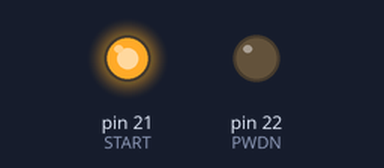
Bench run of a sketch on a simulated Arduino Mega 2560, built for the host (arithmetic inside an expression is 32-bit, double 64-bit). Shown: output pins drawn as LEDs (lit = HIGH). Pins used as bus, display or sensor lines are not drawn; what the sketch prints to the serial monitor is not drawn.

Above: at 0.3 s.
Timing chart, 0 to 1.8 s (numbered marks = the images above):
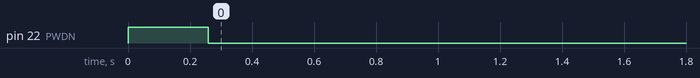

The sketch:

MAIN.ino
```cpp
#include <SPI.h>
#include "Definitions.h"

// Pin Definitions
#define CS 5  // Chip Select Pin
#define PWDN 22
#define RESET 16
#define START 21
#define DRDY 17
#define CLKSEL 4


// SPI Settings (Define these constants)
const uint32_t SPI_CLOCK = 1000000;
const uint8_t BIT_ORDER = MSBFIRST;
const uint8_t SPI_MODE = SPI_MODE1;

// Print Register Values
void printRegisterValue(uint8_t address, uint8_t value) {
    Serial.print("Reg 0x");
    if (address < 0x10) Serial.print("0");  // Pad single-digit HEX
    Serial.print(address, HEX);
    Serial.print(" = 0x");
    if (value < 0x10) Serial.print("0");
    Serial.println(value, HEX);
}

// WREG
void WREG(uint8_t register_address, uint8_t register_num, uint8_t* register_data) {
    SPI.beginTransaction(SPISettings(SPI_CLOCK, BIT_ORDER, SPI_MODE));

    uint8_t cb1 = (_WREG) | register_address;
    uint8_t cb2 = register_num - 1;

    digitalWrite(CS, LOW);  // Enable Chip
    SPI.transfer(_SDATAC);  // Stop Read Data Continuous
    SPI.transfer(cb1);
    SPI.transfer(cb2);
    for (int i = 0; i <= cb2; i++) {
        SPI.transfer(register_data[i]);
        printRegisterValue(register_address + i, register_data[i]);
    }
    digitalWrite(CS, HIGH);
    delayMicroseconds(10);  // CS recovery time

    SPI.endTransaction();
}

// RREG
void RREG(uint8_t register_address, uint8_t register_num) {
    SPI.beginTransaction(SPISettings(SPI_CLOCK, BIT_ORDER, SPI_MODE));

    uint8_t cb1 = (_RREG) | register_address;  // Command byte: RREG + address
    uint8_t cb2 = register_num - 1;            // Number of registers to read - 1

    digitalWrite(CS, LOW);  // Select ADS1299
    SPI.transfer(_SDATAC);  // Stop Read Data Continuous
    SPI.transfer(cb1);
    SPI.transfer(cb2);

    Serial.println("\n--- Register Read ---");
    for (int i = 0; i <= cb2; i++) {
        uint8_t data = SPI.transfer(0x00);  // Read register
        printRegisterValue(register_address + i, data);
    }
    digitalWrite(CS, HIGH);  // Deselect ADS1299
    delayMicroseconds(10);   // Short delay for stability
    SPI.endTransaction();
}

// Read Data Commands
void RDATAC() {
    SPI.beginTransaction(SPISettings(SPI_CLOCK, BIT_ORDER, SPI_MODE));
    digitalWrite(CS, LOW);
    SPI.transfer(_RDATAC);
    digitalWrite(CS, HIGH);
    SPI.endTransaction();
}

void SDATAC() {
    SPI.beginTransaction(SPISettings(SPI_CLOCK, BIT_ORDER, SPI_MODE));
    digitalWrite(CS, LOW);
    SPI.transfer(_SDATAC);
    digitalWrite(CS, HIGH);
    SPI.endTransaction();
}

void RDATA() {
    SPI.beginTransaction(SPISettings(SPI_CLOCK, BIT_ORDER, SPI_MODE));
    digitalWrite(CS, LOW);

    // Send RDATA command (0x12)
    SPI.transfer(_RDATA);

    // Read status byte (optional but recommended)
    uint8_t status = SPI.transfer(0x00); // Dummy write to read status
    Serial.print("Status: 0x"); Serial.println(status, HEX);

    // Read 24-bit data for each channel (assuming 8 channels)
    for (int i = 0; i < 24; i++) { // 8 channels × 3 bytes each
        uint8_t data_byte = SPI.transfer(0x00); // Dummy write to read data
        Serial.print("Byte "); Serial.print(i);
        Serial.print(": 0x"); Serial.println(data_byte, HEX);
    }

    digitalWrite(CS, HIGH);
    SPI.endTransaction();
}

// System Commands
void WAKEUP() {
    SPI.beginTransaction(SPISettings(SPI_CLOCK, BIT_ORDER, SPI_MODE));
    digitalWrite(CS, LOW);
    SPI.transfer(_WAKEUP);
    digitalWrite(CS, HIGH);
    delayMicroseconds(4);  // Must wait at least 4 tCLK cycles (Datasheet, pg. 35)
    SPI.endTransaction();
}

void STANDBY() {
    SPI.beginTransaction(SPISettings(SPI_CLOCK, BIT_ORDER, SPI_MODE));
    digitalWrite(CS, LOW);
    SPI.transfer(_STANDBY);
    digitalWrite(CS, HIGH);
    SPI.endTransaction();
}

void RESET_IC() {
    SPI.beginTransaction(SPISettings(SPI_CLOCK, BIT_ORDER, SPI_MODE));
    digitalWrite(CS, LOW);
    SPI.transfer(_RESET);
    digitalWrite(CS, HIGH);
    delay(10);  // Reset delay (Datasheet requirement)
    SPI.endTransaction();
}

void START_IC() {
    SPI.beginTransaction(SPISettings(SPI_CLOCK, BIT_ORDER, SPI_MODE));
    digitalWrite(CS, LOW);
    SPI.transfer(_START);
    digitalWrite(CS, HIGH);
    SPI.endTransaction();
}

void STOP() {
    SPI.beginTransaction(SPISettings(SPI_CLOCK, BIT_ORDER, SPI_MODE));
    digitalWrite(CS, LOW);
    SPI.transfer(_STOP);
    digitalWrite(CS, HIGH);
    SPI.endTransaction();
}

void setup() {
    Serial.begin(115200);
    SPI.begin(18,19,23,5);
    SPI.beginTransaction(SPISettings(SPI_CLOCK, BIT_ORDER, SPI_MODE));
    pinMode(CS, OUTPUT);
    digitalWrite(CS, HIGH);  // Deselect ADS1299 initially

    // Declaring Pin Modes for GPIOs
    pinMode(PWDN, OUTPUT);
    pinMode(START, OUTPUT);
    pinMode(DRDY, INPUT);
    pinMode(RESET, OUTPUT);
    pinMode(CLKSEL, OUTPUT);

    // Default Values
    digitalWrite(CLKSEL, HIGH);
    digitalWrite(START, HIGH);
    digitalWrite(PWDN, HIGH);
    digitalWrite(RESET, HIGH);


    WAKEUP();
    RESET_IC();
    uint8_t config1[1] = {0xB5};
    WREG(CONFIG1, 1, config1);
    delay(10);

    // Starting Device
    RREG(ID, 1);

    // Setting up registers
    uint8_t config2[1] = {0xD5};
    WREG(CONFIG2, 1, config2);
    uint8_t regData[8] = {0x45, 0x45, 0x45, 0x45, 0x45, 0x45, 0x45, 0x45}; // Array of values
    WREG(CH1SET, 8, regData);
    delayMicroseconds(50);

    Serial.println("This is first check for test signal: ");
    START_IC();
    delay(100);
    RDATA();
    delay(100);
    STOP();
    digitalWrite(PWDN, LOW);
}

void loop() {
}   
```

Definitions.h
```cpp
#ifndef _Definitions_h
#define _Definitions_h

//SPI Command Definition Byte Assignments (Datasheet, pg. 35)
#define _WAKEUP 0x02 // Wake-up from standby mode
#define _STANDBY 0x04 // Enter Standby mode
#define _RESET 0x06 // Reset the device
#define _START 0x08 // Start and restart (synchronize) conversions
#define _STOP 0x0A // Stop conversion
#define _RDATAC 0x10 // Enable Read Data Continuous mode (default mode at power-up)
#define _SDATAC 0x11 // Stop Read Data Continuous mode
#define _RDATA 0x12 // Read data by command; supports multiple read back

#define _RREG 0x20 // (also = 00100000) is the first opcode that the address must be added to for RREG communication
#define _WREG 0x40 // 01000000 in binary (Datasheet, pg. 35)

//Register Addresses
#define ID 0x00
#define CONFIG1 0x01
#define CONFIG2 0x02
#define CONFIG3 0x03
#define LOFF 0x04
#define CH1SET 0x05
#define CH2SET 0x06
#define CH3SET 0x07
#define CH4SET 0x08
#define CH5SET 0x09
#define CH6SET 0x0A
#define CH7SET 0x0B
#define CH8SET 0x0C
#define BIAS_SENSP 0x0D
#define BIAS_SENSN 0x0E
#define LOFF_SENSP 0x0F
#define LOFF_SENSN 0x10
#define LOFF_FLIP 0x11
#define LOFF_STATP 0x12
#define LOFF_STATN 0x13
#define GPIO 0x14
#define MISC1 0x15
#define MISC2 0x16
#define CONFIG4 0x17

#endif
```
